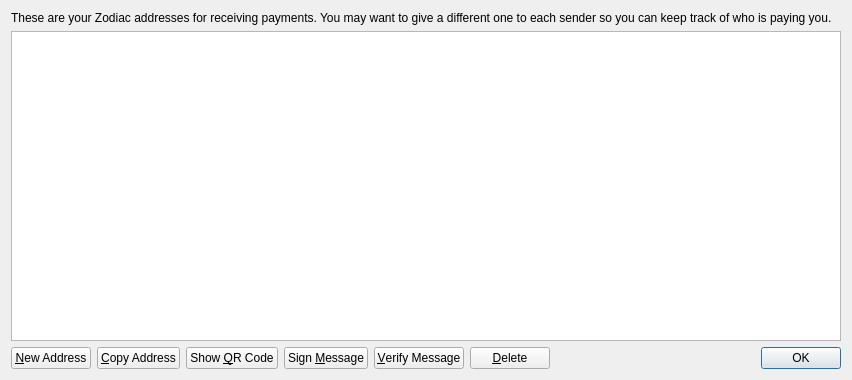
<?xml version="1.0" encoding="UTF-8"?>
<ui version="4.0">
 <class>AddressBookPage</class>
 <widget class="QWidget" name="AddressBookPage">
  <property name="geometry">
   <rect>
    <x>0</x>
    <y>0</y>
    <width>852</width>
    <height>380</height>
   </rect>
  </property>
  <property name="windowTitle">
   <string>Address Book</string>
  </property>
  <layout class="QVBoxLayout" name="verticalLayout">
   <item>
    <widget class="QLabel" name="labelExplanation">
     <property name="text">
      <string>These are your Zodiac addresses for receiving payments. You may want to give a different one to each sender so you can keep track of who is paying you.</string>
     </property>
     <property name="textFormat">
      <enum>Qt::PlainText</enum>
     </property>
     <property name="wordWrap">
      <bool>true</bool>
     </property>
    </widget>
   </item>
   <item>
    <widget class="QTableView" name="tableView">
     <property name="contextMenuPolicy">
      <enum>Qt::CustomContextMenu</enum>
     </property>
     <property name="toolTip">
      <string>Double-click to edit address or label</string>
     </property>
     <property name="tabKeyNavigation">
      <bool>false</bool>
     </property>
     <property name="alternatingRowColors">
      <bool>true</bool>
     </property>
     <property name="selectionMode">
      <enum>QAbstractItemView::SingleSelection</enum>
     </property>
     <property name="selectionBehavior">
      <enum>QAbstractItemView::SelectRows</enum>
     </property>
     <property name="sortingEnabled">
      <bool>true</bool>
     </property>
     <attribute name="verticalHeaderVisible">
      <bool>false</bool>
     </attribute>
    </widget>
   </item>
   <item>
    <layout class="QHBoxLayout" name="horizontalLayout">
     <item>
      <widget class="QPushButton" name="newAddressButton">
       <property name="toolTip">
        <string>Create a new address</string>
       </property>
       <property name="text">
        <string>&amp;New Address</string>
       </property>
       <property name="icon">
        <iconset resource="../bitcoin.qrc">
         <normaloff>:/icons/add</normaloff>:/icons/add</iconset>
       </property>
      </widget>
     </item>
     <item>
      <widget class="QPushButton" name="copyToClipboard">
       <property name="toolTip">
        <string>Copy the currently selected address to the system clipboard</string>
       </property>
       <property name="text">
        <string>&amp;Copy Address</string>
       </property>
       <property name="icon">
        <iconset resource="../bitcoin.qrc">
         <normaloff>:/icons/editcopy</normaloff>:/icons/editcopy</iconset>
       </property>
      </widget>
     </item>
     <item>
      <widget class="QPushButton" name="showQRCode">
       <property name="text">
        <string>Show &amp;QR Code</string>
       </property>
       <property name="icon">
        <iconset resource="../bitcoin.qrc">
         <normaloff>:/icons/qrcode</normaloff>:/icons/qrcode</iconset>
       </property>
      </widget>
     </item>
     <item>
      <widget class="QPushButton" name="signMessage">
       <property name="toolTip">
        <string>Sign a message to prove you own a Zodiac address</string>
       </property>
       <property name="text">
        <string>Sign &amp;Message</string>
       </property>
       <property name="icon">
        <iconset resource="../bitcoin.qrc">
         <normaloff>:/icons/edit</normaloff>:/icons/edit</iconset>
       </property>
      </widget>
     </item>
     <item>
      <widget class="QPushButton" name="verifyMessage">
       <property name="toolTip">
        <string>Verify a message to ensure it was signed with a specified Zodiac address</string>
       </property>
       <property name="text">
        <string>&amp;Verify Message</string>
       </property>
       <property name="icon">
        <iconset resource="../bitcoin.qrc">
         <normaloff>:/icons/transaction_0</normaloff>:/icons/transaction_0</iconset>
       </property>
      </widget>
     </item>
     <item>
      <widget class="QPushButton" name="deleteButton">
       <property name="toolTip">
        <string>Delete the currently selected address from the list</string>
       </property>
       <property name="text">
        <string>&amp;Delete</string>
       </property>
       <property name="icon">
        <iconset resource="../bitcoin.qrc">
         <normaloff>:/icons/remove</normaloff>:/icons/remove</iconset>
       </property>
      </widget>
     </item>
     <item>
      <spacer name="horizontalSpacer">
       <property name="orientation">
        <enum>Qt::Horizontal</enum>
       </property>
       <property name="sizeHint" stdset="0">
        <size>
         <width>40</width>
         <height>20</height>
        </size>
       </property>
      </spacer>
     </item>
     <item>
      <widget class="QDialogButtonBox" name="buttonBox">
       <property name="sizePolicy">
        <sizepolicy hsizetype="Maximum" vsizetype="Fixed">
         <horstretch>0</horstretch>
         <verstretch>0</verstretch>
        </sizepolicy>
       </property>
       <property name="standardButtons">
        <set>QDialogButtonBox::Ok</set>
       </property>
      </widget>
     </item>
    </layout>
   </item>
  </layout>
 </widget>
 <resources>
  <include location="../bitcoin.qrc"/>
 </resources>
 <connections/>
</ui>
